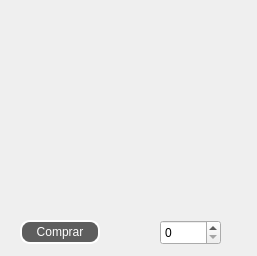
<?xml version="1.0" encoding="UTF-8"?>
<ui version="4.0">
 <class>MainWidget</class>
 <widget class="QWidget" name="MainWidget">
  <property name="geometry">
   <rect>
    <x>0</x>
    <y>0</y>
    <width>257</width>
    <height>256</height>
   </rect>
  </property>
  <property name="windowTitle">
   <string>Form</string>
  </property>
  <property name="styleSheet">
   <string notr="true"/>
  </property>
  <widget class="QLabel" name="lbTexto">
   <property name="geometry">
    <rect>
     <x>140</x>
     <y>20</y>
     <width>101</width>
     <height>111</height>
    </rect>
   </property>
   <property name="font">
    <font>
     <pointsize>9</pointsize>
    </font>
   </property>
   <property name="styleSheet">
    <string notr="true">#lbTexto{
background:transparent;
}</string>
   </property>
   <property name="text">
    <string/>
   </property>
   <property name="textFormat">
    <enum>Qt::AutoText</enum>
   </property>
   <property name="scaledContents">
    <bool>true</bool>
   </property>
   <property name="alignment">
    <set>Qt::AlignLeading|Qt::AlignLeft|Qt::AlignTop</set>
   </property>
   <property name="wordWrap">
    <bool>true</bool>
   </property>
  </widget>
  <widget class="QLabel" name="lbImagen">
   <property name="geometry">
    <rect>
     <x>10</x>
     <y>10</y>
     <width>111</width>
     <height>161</height>
    </rect>
   </property>
   <property name="styleSheet">
    <string notr="true">#lbImagen{
background:transparent;
}</string>
   </property>
   <property name="text">
    <string/>
   </property>
  </widget>
  <widget class="QLabel" name="lbPrice">
   <property name="geometry">
    <rect>
     <x>150</x>
     <y>150</y>
     <width>51</width>
     <height>21</height>
    </rect>
   </property>
   <property name="font">
    <font>
     <pointsize>10</pointsize>
    </font>
   </property>
   <property name="styleSheet">
    <string notr="true">#lbPrice{
background:transparent;
}</string>
   </property>
   <property name="text">
    <string/>
   </property>
   <property name="alignment">
    <set>Qt::AlignCenter</set>
   </property>
  </widget>
  <widget class="QPushButton" name="comprarPB">
   <property name="geometry">
    <rect>
     <x>20</x>
     <y>220</y>
     <width>80</width>
     <height>24</height>
    </rect>
   </property>
   <property name="styleSheet">
    <string notr="true">#comprarPB{
	background-color: #5e5e5e;
	border-radius: 10px;
	color:white;
	border: 2px solid white
}

#comprarPB:hover{
	background-color: #b13d3d;
}</string>
   </property>
   <property name="text">
    <string>Comprar</string>
   </property>
  </widget>
  <widget class="QSpinBox" name="spinBox">
   <property name="geometry">
    <rect>
     <x>160</x>
     <y>220</y>
     <width>61</width>
     <height>25</height>
    </rect>
   </property>
   <property name="styleSheet">
    <string notr="true"/>
   </property>
  </widget>
 </widget>
 <resources/>
 <connections/>
</ui>
